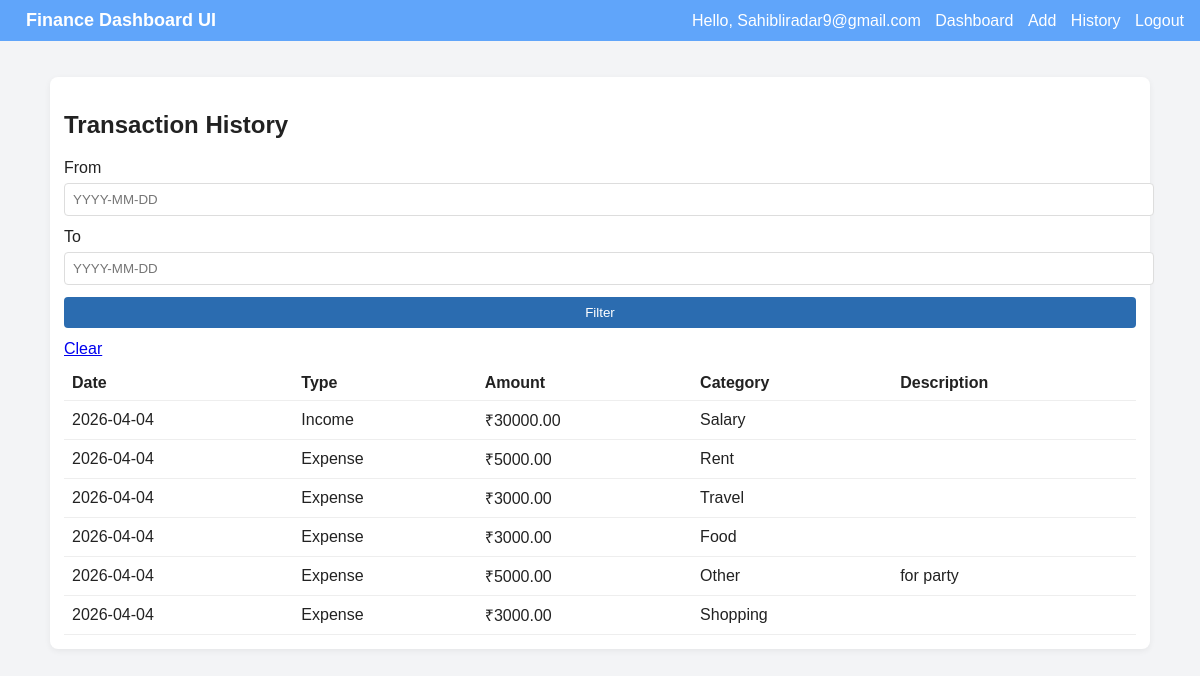
Screenshot of /history (signed in) with the database file from the repository.
### tables this page shows
CREATE TABLE transactions (
        id INTEGER PRIMARY KEY AUTOINCREMENT,
        user_id INTEGER NOT NULL,
        amount REAL NOT NULL,
        category TEXT NOT NULL,
        type TEXT NOT NULL,
        description TEXT,
        date TEXT NOT NULL,
        FOREIGN KEY(user_id) REFERENCES users(id)
    );

### app.py (the view, shortened to what this page needs)
@app.route("/history")
@login_required
def history():
    uid = session["user_id"]
    start = request.args.get("from", None)
    end = request.args.get("to", None)
    conn = get_conn()
    c = conn.cursor()
    if start and end:
        c.execute("SELECT * FROM transactions WHERE user_id = ? AND date >= ? AND date <= ? ORDER BY date DESC", (uid, start, end))
    else:
        c.execute("SELECT * FROM transactions WHERE user_id = ? ORDER BY date DESC", (uid,))
    rows = c.fetchall()
    conn.close()
    return render_template("history.html", rows=rows)

### app.py (called while the page is built)
def get_conn():
    conn = sqlite3.connect(DB)
    conn.row_factory = sqlite3.Row
    return conn

def login_required(func):
    from functools import wraps
    @wraps(func)
    def wrapper(*args, **kwargs):
        if "user_id" not in session:
            return redirect(url_for("login"))
        return func(*args, **kwargs)
    return wrapper

### templates/history.html
{% extends "layout.html" %}
{% block content %}
<div class="card">
    <h2>Transaction History</h2>
    <form method="get" style="margin-bottom:8px;">
        <label>From</label>
        <input name="from" placeholder="YYYY-MM-DD">
        <label>To</label>
        <input name="to" placeholder="YYYY-MM-DD">
        <button type="submit">Filter</button>
        <a href="{{ url_for('history') }}">Clear</a>
    </form>
    <table class="table">
        <thead>
            <tr>
                <th>Date</th>
                <th>Type</th>
                <th>Amount</th>
                <th>Category</th>
                <th>Description</th>
            </tr>
        </thead>
        <tbody>
            {% for r in rows %}
            <tr>
                <td>{{ r.date }}</td>
                <td>{{ r.type }}</td>
                <td>₹{{ "%.2f"|format(r.amount) }}</td>
                <td>{{ r.category }}</td>
                <td>{{ r.description }}</td>
            </tr>
            {% endfor %}
        </tbody>
    </table>
</div>
{% endblock %}

### templates/layout.html (shortened to what this page needs)
<!doctype html>
<html lang="en">
<head>
    <link rel="stylesheet" href="{{ url_for('static', filename='style.css') }}">
</head>
<body>
    <div class="nav">
        <div class="brand"><a href="{{ url_for('dashboard') }}">Finance Dashboard UI</a></div>
        <div class="menu">
            {% if session.get('username') %}
            <span>Hello, {{ session.username }}</span>
            <a href="{{ url_for('dashboard') }}">Dashboard</a>
            <a href="{{ url_for('add') }}">Add</a>
            <a href="{{ url_for('history') }}">History</a>
            <a href="{{ url_for('logout') }}">Logout</a>
            {% else %}
            <a href="{{ url_for('login') }}">Login</a>
            <a href="{{ url_for('register') }}">Register</a>
            {% endif %}
        </div>
    </div>
    <div class="container">
        {% block content %}{% endblock %}
    </div>
</body>
</html>

### static/style.css (style rules this page uses)
body { font-family: Arial, sans-serif; margin: 0; background: #F3F4F6; color: #222; }
.nav { background: #60A5FA; color: white; padding: 10px 16px; display: flex; justify-content: space-between; align-items: center; }
.nav a { color: white; margin-left: 10px; text-decoration: none; }
.brand a { color: white; font-weight: bold; font-size: 18px; text-decoration: none; }
.container { padding: 16px; max-width: 1100px; margin: 20px auto; }
.card { background: white; padding: 14px; border-radius: 8px; box-shadow: 0 2px 6px rgba(0, 0, 0, 0.06); margin-bottom: 12px; }
input, select, textarea, button { display: block; width: 100%; margin: 6px 0 12px; padding: 8px; border-radius: 4px; border: 1px solid #ddd; }
button { background: #2b6cb0; color: white; border: none; cursor: pointer; }
.table { width: 100%; border-collapse: collapse; }
.table th, .table td { padding: 8px; border-bottom: 1px solid #eee; text-align: left; }

### rows the page displays
transactions: date "2026-04-04", type "Income", amount "30000.00", category "Salary"
transactions: date "2026-04-04", type "Expense", amount "5000.00", category "Rent"
transactions: date "2026-04-04", type "Expense", amount "3000.00", category "Travel"
transactions: date "2026-04-04", type "Expense", amount "3000.00", category "Food"
transactions: date "2026-04-04", type "Expense", amount "5000.00", category "Other", description "for party"
transactions: date "2026-04-04", type "Expense", amount "3000.00", category "Shopping"

### other values shown
{{ session.username }} "Sahibliradar9@gmail.com"
